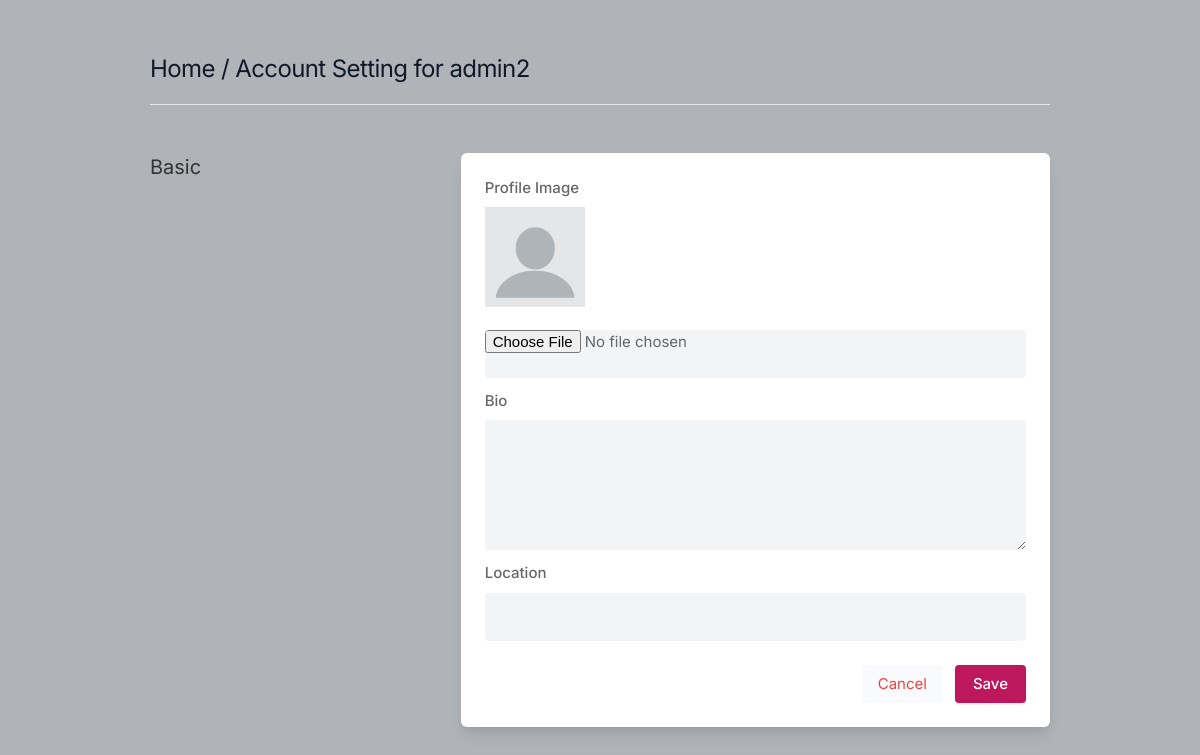
The app's page /setting (signed in), older data.
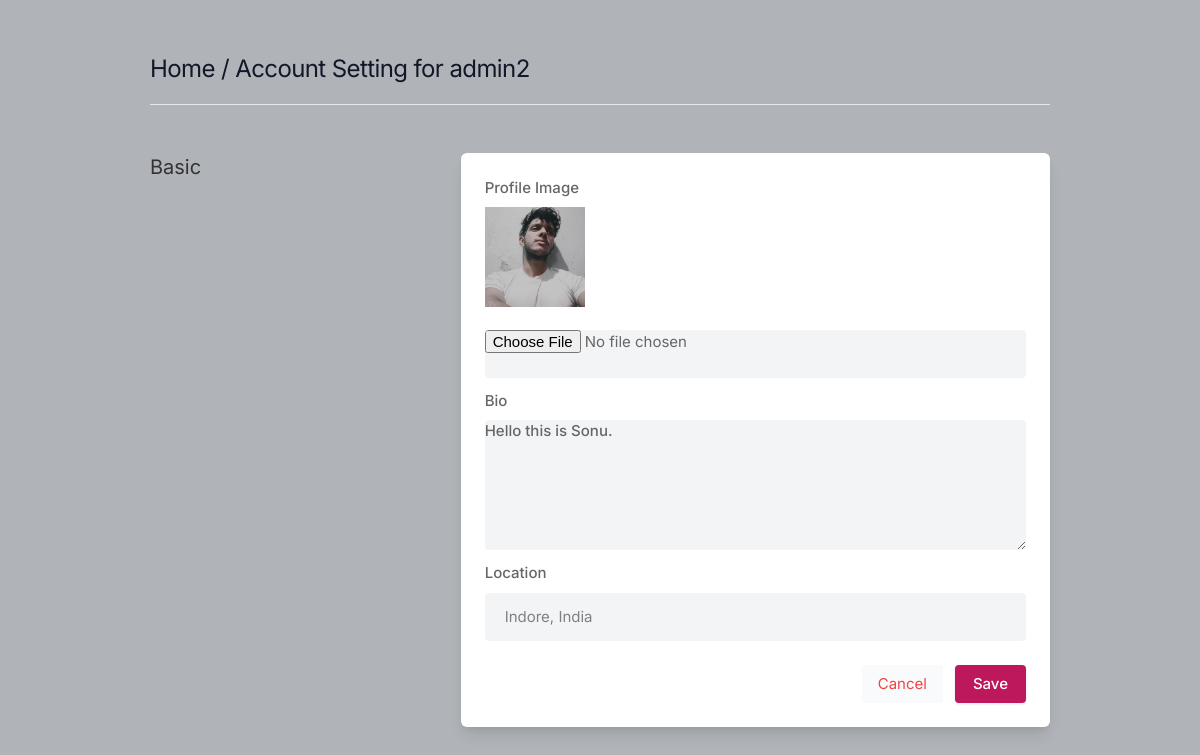
The same page, newer data.
### core/models.py (models this page shows)
class Profile(models.Model):
    user = models.ForeignKey(User, on_delete=models.CASCADE)
    id_user = models.IntegerField()
    bio = models.TextField(max_length=500, blank=True)
    profileimg = models.ImageField(upload_to='profile_images', default='blank-profile-picture.jpg')
    location = models.CharField(max_length=100, blank=True)

### core/views.py (the view, shortened to what this page needs)
# urls.py: path('setting', views.setting, name='setting'),
@login_required(login_url='signin') #decorator
def setting(request):
    user_profile = Profile.objects.get(user=request.user)
    return render(request, 'setting.html', {'user_profile':user_profile})

### templates/setting.html (shortened to what this page needs)
{% load static %}
<!DOCTYPE html>
<html lang="en">
<head>
    <link rel="stylesheet" href="{% static 'assets/css/icons.css' %}">
    <link rel="stylesheet" href="{% static 'assets/css/uikit.css' %}">
    <link rel="stylesheet" href="{% static 'assets/css/style.css' %}">
    <link rel="stylesheet" href="{% static 'assets/css/tailwind.css' %}">
</head>
<body>
            <div class="container m-auto">
                <h1 class="text-2xl leading-none text-gray-900 tracking-tight mt-3"> <a href="/">Home</a> / Account Setting for {{user.username}} </h1>
                <br>
                <hr>
                <div class="grid lg:grid-cols-3 mt-12 gap-8">
                    <div>
                        <h3 class="text-xl mb-2"> Basic</h3>
                    </div>
                    <div class="bg-white rounded-md lg:shadow-lg shadow col-span-2">
                     <form action="" method="POST" enctype="multipart/form-data">
                       <div class="grid grid-cols-2 gap-3 lg:p-6 p-4">
                            <div class="col-span-2">
                                <label for="">Profile Image</label>
                                <img src="{{user_profile.profileimg.url}}" width="100" height="100" alt="Profile Image {{user.username}} on social book">
                                <br>
                                <input type="file" accept="image/*" name="image" value="" class="shadow-none bg-gray-100">
                            </div>
                            <div class="col-span-2">
                                <label for="about">Bio</label>
                                <textarea id="about" name="bio" rows="3"  class="shadow-none bg-gray-100">{{user_profile.bio}}</textarea>
                            </div>
                            <div class="col-span-2">
                                <label for=""> Location</label>
                                <input type="text" name="location" value="{{user_profile.location}}" class="shadow-none bg-gray-100">
                            </div>
                       </div>
                       <div class="bg-gray-10 p-6 pt-0 flex justify-end space-x-3">
                           <button class="p-2 px-4 rounded bg-gray-50 text-red-500"> <a href="/"> Cancel </a></button>
                           <button type="submit" class="button bg-blue-700"> Save </button>
                       </div>
                      </form>
                    </div>
                    </div>
                    <br>
                </div>
</body>
</html>

### static/assets/css/style.css (style rules this page uses)
body { background-color: #B0B3B8!important; }
button { vertical-align: middle; }
span.button, button.button { background-color: #be185d; top: 0; color: #fff; position: relative; padding: 8px 18px; line-height: 22px; position: relative; font-weight: 500; font-size: 15px; display: inline-block; -webkit-transition: all 0.2s ease-in-out; transition: all 0.2s ease-in-out; cursor: pointer; overflow: hidden; border: none; border-radius: 4px; -webkit-box-shadow: 0 1px 3px rgba(0, 0, 0, 0.1); box-shadow: 0 1px 3px rgba(0, 0, 0, 0.1); }
input { height: 48px; line-height: 48px; padding: 0 20px; outline: none; font-size: 15px; color: #808080; max-width: 100%; width: 100%; -webkit-box-sizing: border-box; box-sizing: border-box; display: block; font-weight: 400; opacity: 1; border-radius: 4px; border: none; -webkit-box-shadow: 0 1px 4px 0px rgba(0, 0, 0, 0.12); box-shadow: 0 1px 4px 0px rgba(0, 0, 0, 0.12); }
input[type="text"], input[type="password"], input[type="email"], input[type="number"] { height: 48px; line-height: 48px; padding: 0 20px; outline: none; font-size: 15px; color: #808080; max-width: 100%; width: 100%; -webkit-box-sizing: border-box; box-sizing: border-box; display: block; font-weight: 400; opacity: 1; border-radius: 4px; border: none; -webkit-box-shadow: 0 1px 4px 0px rgba(0, 0, 0, 0.12); box-shadow: 0 1px 4px 0px rgba(0, 0, 0, 0.12); }
textarea { height: 48px; line-height: 48px; padding: 0 20px; outline: none; font-size: 15px; color: #808080; margin: 0 0 16px 0; max-width: 100%; width: 100%; -webkit-box-sizing: border-box; box-sizing: border-box; display: block; background-color: #fff; font-weight: 500; opacity: 1; border-radius: 4px; border: none; -webkit-box-shadow: 0 1px 4px 0px rgba(0, 0, 0, 0.12); box-shadow: 0 1px 4px 0px rgba(0, 0, 0, 0.12); }
input { -webkit-transition: all 0.1s ease-in-out; transition: all 0.1s ease-in-out; }
::placeholder { color: #808080; opacity: 1; }
textarea { height: auto; line-height: 27px; padding: 20px; min-height: 130px; -webkit-transition: none !important; transition: none !important; min-width: 100%; }
label, legend { display: block; font-weight: bold; font-size: 15px; font-weight: 500; margin-bottom: 8px; }
button { border: none; margin: 0; padding: 0; width: auto; overflow: visible; background: transparent; color: inherit; font: inherit; line-height: normal; cursor: pointer; }
a { color: #be185d; -webkit-transition: 0.3s; transition: 0.3s; outline: none !important; }
button { outline: none !important; }
img { max-width: 100%; }
body { color: #666; font-size: 15px; line-height: 27px; background-color: #f0f2f5; font-family: "Inter", sans-serif; text-transform: none; }
h1, h2, h3, h4, h5, h6 { font-family: "Inter", sans-serif; text-transform: none; }
input[type="text"], input[type="password"], input[type="email"] { font-family: "Inter", sans-serif; text-transform: none; }
textarea, select { font-family: "Inter", sans-serif; text-transform: none; }
button, body .pac-container { font-family: "Inter", sans-serif; text-transform: none; }
h1, h2, h3, h4, h5, h6 { color: #333; font-weight: 500; margin: 0; padding: 0; }
h1 { font-size: 32px; }
h3 { font-size: 22px; }
@media (min-width: 1024px) { .container { max-width: 900px !important; padding-top: 45px; } }
.shadow-none { -webkit-box-shadow: none !important; box-shadow: none !important; }

Row changes from the older to the newer data that the page shows:
changed Profile: profileimg: picture added in place of a placeholder; bio (not shown) → "Hello this is Sonu."; location (not shown) → "Indore, India"
